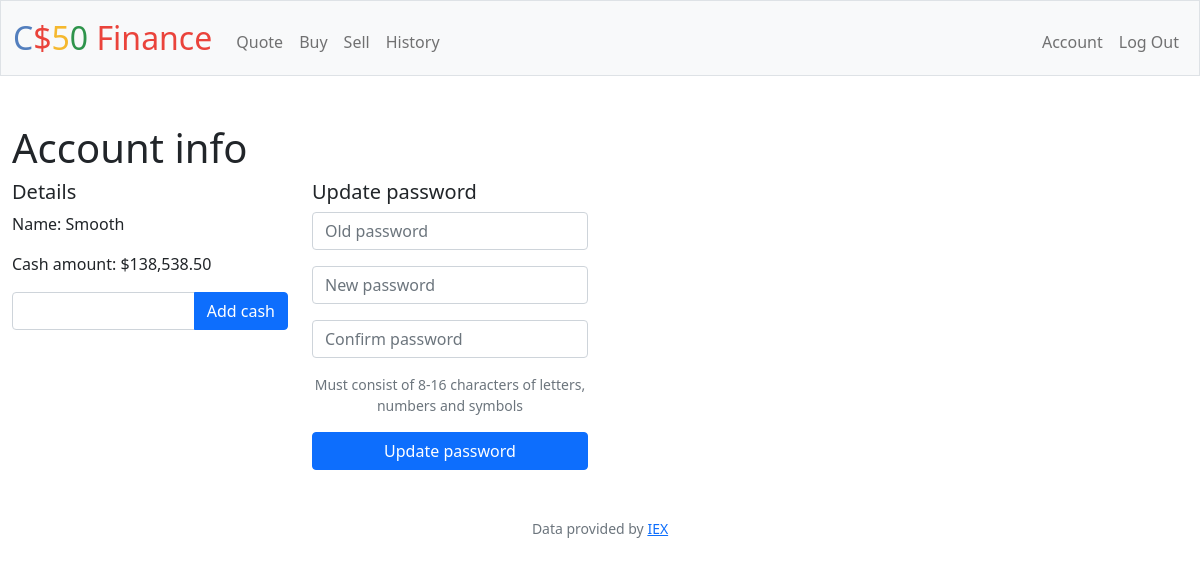
/account (signed in), run on an earlier commit of the app's database.
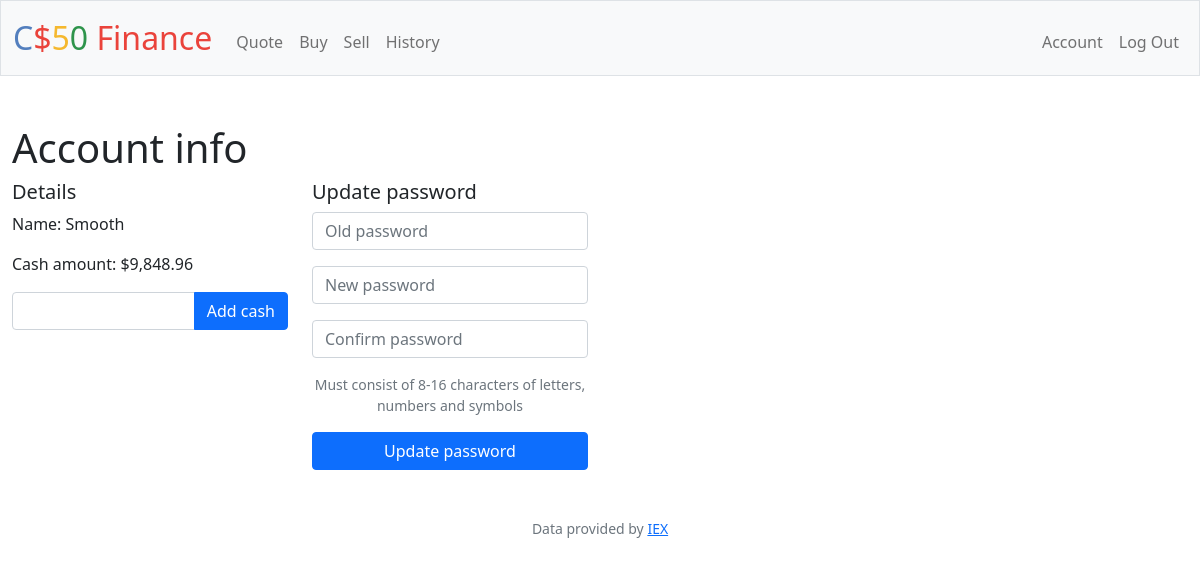
And on a later commit of the database.
### tables this page shows
CREATE TABLE users (id INTEGER PRIMARY KEY AUTOINCREMENT NOT NULL, username TEXT NOT NULL, hash TEXT NOT NULL, cash NUMERIC NOT NULL DEFAULT 10000.00);

### app.py (the view, shortened to what this page needs)
@app.route("/account", methods=["GET", "POST"])
@login_required
def account():
    user_id = session["user_id"]
    user = get_user(user_id, ["id", "cash", "username", "hash"])
    return render_template("account.html", user=user)

### app.py (called while the page is built)
@app.after_request
def after_request(response):
    response.headers["Cache-Control"] = "no-cache, no-store, must-revalidate"
    response.headers["Expires"] = 0
    response.headers["Pragma"] = "no-cache"
    return response

def get_user(user_id, fields=None):
    if fields is None:
        fields = ["id", "cash"]
    user_data = db.execute(f"SELECT {', '.join(fields)} FROM users WHERE id = ?", user_id)
    if len(user_data) == 1:
        return user_data[0]
    return False

### cs50.py (called while the page is built, shortened)
def _enable_logging(f):
    import logging
    import functools
    import os
    @functools.wraps(f)
    def decorator(*args, **kwargs):
        try:
            import flask
        except ModuleNotFoundError:
            return f(*args, **kwargs)
        disabled = logging.getLogger("cs50").disabled
        if flask.current_app and os.getenv("FLASK_ENV") == "development":
            logging.getLogger("cs50").disabled = False
        try:
            return f(*args, **kwargs)
        finally:
            logging.getLogger("cs50").disabled = disabled
    return decorator

def _parse_placeholder(token):
    import re
    import sqlparse
    if not isinstance(token, sqlparse.sql.Token) or token.ttype != sqlparse.tokens.Name.Placeholder:
        raise TypeError()
    if token.value == "?":
        return "qmark", None

    def _disconnect(self):
        if hasattr(_data, self._name()):
            getattr(_data, self._name()).close()
            delattr(_data, self._name())

    def _name(self):
        return str(hash(self))

        def connect(dbapi_connection, connection_record):
            if type(dbapi_connection) is sqlite3.Connection:  # If back end is sqlite
                cursor = dbapi_connection.cursor()
                cursor.execute("PRAGMA foreign_keys=ON")
                cursor.close()

### helpers.py (called while the page is built)
def login_required(f):
    @wraps(f)
    def decorated_function(*args, **kwargs):
        if session.get("user_id") is None:
            return redirect("/login")
        return f(*args, **kwargs)
    return decorated_function

def usd(value):
    return f"${value:,.2f}"

### templates/account.html (shortened to what this page needs)
{% extends "layout.html" %}
{% block main %}
    <h1 class="text-start">Account info</h1>
    <div class="row">
        <div class="col-12 col-sm-5 col-md-3 text-start">
            <h5>Details</h5>
            <p>Name: {{ user["username"] | capitalize }}</p>
            <p>
                Cash amount: {{ user["cash"] | usd }}
            </p>
            <form action="/add_amount" method="POST">
                <div class="input-group">
                    <input type="number" class="form-control" min="0" step=0.01 name="amount">
                    <button class="btn btn-primary" type="submit">Add cash</button>
                </div>
            </form>
        </div>
        <div class="col-12 col-sm-5 col-md-3">
            <h5 class="text-start">Update password</h5>
            <form action="/account" method="post">
                <div class="mb-3">
                    <input class="form-control" id="password" name="old_password" placeholder="Old password" type="password">
                </div>
                <div class="mb-3">
                    <input class="form-control" id="password" name="new_password" placeholder="New password" type="password" aria-describedby="passwordHelpText">
                </div>
                <div class="mb-3">
                    <input class="form-control" id="password" name="confirm_password" placeholder="Confirm password" type="password" aria-describedby="passwordHelpText">
                </div>
                <p id="passwordHelpText" class="form-text">
                    Must consist of 8-16 characters of letters, numbers and symbols
                </p>
                <button class="btn btn-primary d-block w-100" type="submit">Update password</button>
            </form>
        </div>
    </div>
{% endblock %}

### templates/layout.html (shortened to what this page needs)
<!DOCTYPE html>
<html lang="en">
    <head>
        <link href="https://cdn.jsdelivr.net/npm/bootstrap@5.1.3/dist/css/bootstrap.min.css" rel="stylesheet">
        <link href="/static/styles.css" rel="stylesheet">
    </head>
    <body>
        <nav class="bg-light border navbar navbar-expand-md navbar-light">
            <div class="container-fluid">
                <a class="navbar-brand" href="/"><span class="blue">C</span><span class="red">$</span><span class="yellow">5</span><span class="green">0</span> <span class="red">Finance</span></a>
                <div class="collapse navbar-collapse" id="navbar">
                    {% if session["user_id"] %}
                        <ul class="navbar-nav me-auto mt-2">
                            <li class="nav-item"><a class="nav-link" href="/quote">Quote</a></li>
                            <li class="nav-item"><a class="nav-link" href="/buy">Buy</a></li>
                            <li class="nav-item"><a class="nav-link" href="/sell">Sell</a></li>
                            <li class="nav-item"><a class="nav-link" href="/history">History</a></li>
                        </ul>
                        <ul class="navbar-nav ms-auto mt-2">
                            <li class="nav-item"><a class="nav-link" href="/account">Account</a></li>
                            <li class="nav-item"><a class="nav-link" href="/logout">Log Out</a></li>
                        </ul>
                    {% else %}
                        <ul class="navbar-nav ms-auto mt-2">
                            <li class="nav-item"><a class="nav-link" href="/register">Register</a></li>
                            <li class="nav-item"><a class="nav-link" href="/login">Log In</a></li>
                        </ul>
                    {% endif %}
                </div>
            </div>
        </nav>
        <main class="container-fluid py-5 text-center">
            {% block main %}{% endblock %}
        </main>
        <footer class="mb-5 small text-center text-muted">
            Data provided by <a href="https://iexcloud.io/">IEX</a>
        </footer>
    </body>
</html>

### static/styles.css (style rules this page uses)
nav .navbar-brand { font-size: xx-large; }
nav .navbar-brand .blue { color: #537fbe; }
nav .navbar-brand .red { color: #ea433b; }
nav .navbar-brand .yellow { color: #f5b82e; }
nav .navbar-brand .green { color: #2e944b; }

What changed in the data, as far as the page shows it:
changed users "Smooth": cash "$138,538.50" → "$9,848.96"
